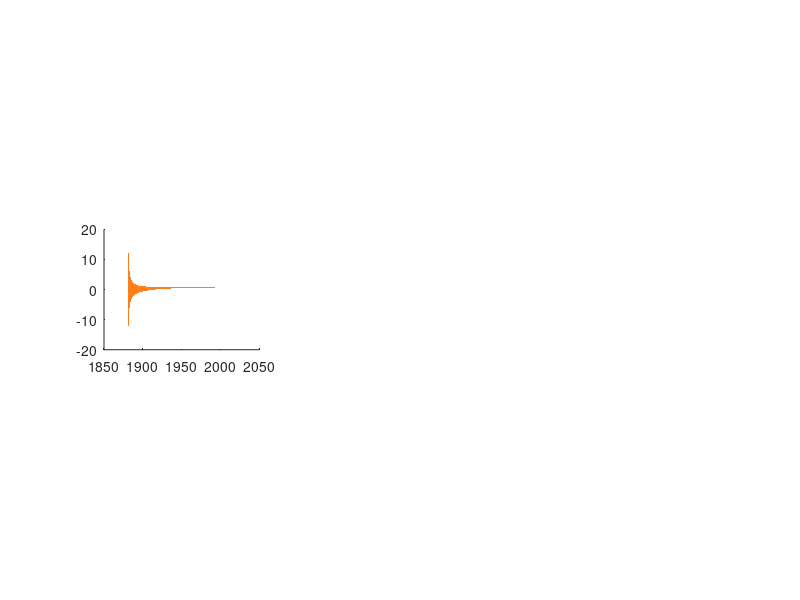

This figure's MATLAB source: (Note: this script raises an error after producing the figure.)
%% part two: fractional equilibration with interannual noise
clear all;
color1 = [1 0.5 0.1];
color2 = [0.2 0.6 1];
color3 = 0.2*[1 1 1];
load('Cascades_tau12_schematic','tplot','noisy_retreat_SNR1percentury','Leq','bp','bramp')
noisy12 = noisy_retreat_SNR1percentury;
Leq12 = Leq;
lw = 1;
tau1 = 12;
dt = 1;
eps = 1/sqrt(3);
kap = 1 - dt*(eps.*tau1).^(-1);
sigb = 1; % m/yr
bdot = 0.01; % m/yr /yr
psi = tau1.*(((1-kap).*(1+4.*kap.^2 + kap.^4))./(1 + kap).^5).^(0.5);
t = 1:170;
sigfrac = t.^(-1) * (psi/tau1) * (sigb/bdot);
frac3_12 = 1 - (3*eps*tau1./t).*(1-exp(-t/(eps*tau1))) + exp(-t/(eps*tau1)).*(t/(2*eps*tau1) + 2);

tplot2 = 1880+t;

subplot(3,3,4); hold on
patch([tplot2,flip(tplot2)],[frac3_12+sigfrac,flip(frac3_12-sigfrac)],color1,'edgecolor','none'); alpha(0.2);
plot(tplot2,frac3_12,':','color',color1,'linewidth',lw)
plot(tplot,(noisy12)./(Leq12-Leq12(1)),'color',color1,'linewidth',lw)

%for another glacier
load('Cascades_tau48_schematic','noisy_retreat_SNR1percentury','Leq')
noisy48 = noisy_retreat_SNR1percentury;
Leq48 = Leq;
tau2 = 48;
kap = 1 - dt*(eps.*tau2).^(-1);
psi = tau2.*(((1-kap).*(1+4.*kap.^2 + kap.^4))./(1 + kap).^5).^(0.5);
t = 1:170;
sigfrac = t.^(-1) * (psi/tau2) * (sigb/bdot);
frac3_48 = 1 - (3*eps*tau2./t).*(1-exp(-t/(eps*tau2))) + exp(-t/(eps*tau2)).*(t/(2*eps*tau2) + 2);
patch([tplot2,flip(tplot2)],[frac3_48+sigfrac,flip(frac3_48-sigfrac)],color2,'edgecolor','none'); alpha(0.2);
plot(tplot2,frac3_48,':','color',color2,'linewidth',lw)
plot(tplot,(noisy48)./(Leq48-Leq48(1)),'color',color2,'linewidth',lw)

ylabel('Fractional equilibration')
xlim([1880 2020])
xlabel('Year CE')
ylim([0 1])
set(gca,'fontsize',9,'xtick',[1880:40:2020])
%text(1890,0.9,'SNR_b = 1 century^{-1}','FontSize',9)
%title('a)')

axes('position',[0.19 0.65 0.1 0.08]); hold on; box on
%subplot(3,3,1); hold on
patch([tplot,flip(tplot)],[bramp+sigb;flip(bramp-sigb)],[1 0.6 0.6],'edgecolor','none'); alpha(0.5);
plot(tplot,bp,'color',[1 0.5 0.5]);
plot(tplot,bramp,':r','linewidth',lw);
title('Trend + noise (SNR = 1 century^{-1})')
ylim([-3 2]);
set(gca,'xtick',[1880:60:2020],'fontsize',9,'ytick',[])
xlim([1880 2020])
ylabel('b''')
%%
load('Cascades_tau12_hiatus');
tplot = t - yrs_pre + date_start; % adjust to year trend starts

subplot(3,3,5); hold on; 
plot(tplot,((L-L(1))./(Leq-Leq(1))),'color',color1,'linewidth',lw)    
plot(tplot2,frac3_12,':','color',color1,'linewidth',lw)

load('Cascades_tau48_hiatus');

plot(tplot,((L-L(1))./(Leq-Leq(1))),'color',color2,'linewidth',lw)  
plot(tplot2,frac3_48,':','color',color2,'linewidth',lw)

ylabel('Fractional equilibration')
xlim(plotlims)
xlabel('Year CE')
ylim([0 1])
set(gca,'fontsize',9,'xtick',[1880:40:2020])

%subplot(3,3,2)
axes('position',[0.47 0.65 0.1 0.08]); 
plot(tplot,-mu*(Tramp-Tramp(1)),'r','linewidth',lw);
title('30-yr hiatus')
xlim([1880 2020])
set(gca,'fontsize',9,'xtick',[1880:60:2000],'ytick',[]); grid on
ylabel('b''')

% now compare with uncertainty in tau...

tau = tau1*[0.5 1 1.5]'; tau = repmat(tau,1,170);
kap = 1 - dt*(eps.*tau).^(-1);
psi = tau.*(((1-kap).*(1+4.*kap.^2 + kap.^4))./(1 + kap).^5).^(0.5);
t = repmat([1:170],3,1);
frac3 = 1 - (3*eps*tau./t).*(1-exp(-t./(eps*tau))) + exp(-t./(eps*tau)).*(t./(2*eps*tau) + 2);

subplot 336; hold on
%subplot('position',[0.35 0.1 0.21 0.21]); hold on
f12=patch([tplot2,flip(tplot2)],[frac3(1,:),flip(frac3(3,:))],color1,'edgecolor','none'); alpha(0.2);
plot(tplot2,frac3(2,:),'color',color1);

tau = tau2*[0.5 1 1.5]'; tau = repmat(tau,1,170);
kap = 1 - dt*(eps.*tau).^(-1);
psi = tau.*(((1-kap).*(1+4.*kap.^2 + kap.^4))./(1 + kap).^5).^(0.5);
t = repmat([1:170],3,1);
frac3 = 1 - (3*eps*tau./t).*(1-exp(-t./(eps*tau))) + exp(-t./(eps*tau)).*(t./(2*eps*tau) + 2);

f48=patch([tplot2,flip(tplot2)],[frac3(1,:),flip(frac3(3,:))],color2,'edgecolor','none'); alpha(0.2);
plot(tplot2,frac3(2,:),'color',color2);
text(1890,0.9,'\sigma_{\tau} = 50%','FontSize',10,'fontweight','bold')

ylabel('Fractional equilibration')
xlim([1880 2020])
xlabel('Year CE')
ylim([0 1])
set(gca,'fontsize',9,'xtick',[1880:40:2020])
legend([f12 f48],'\tau = 12 yr','\tau = 48 yr','location','northoutside')
set(legend,'fontsize',12)